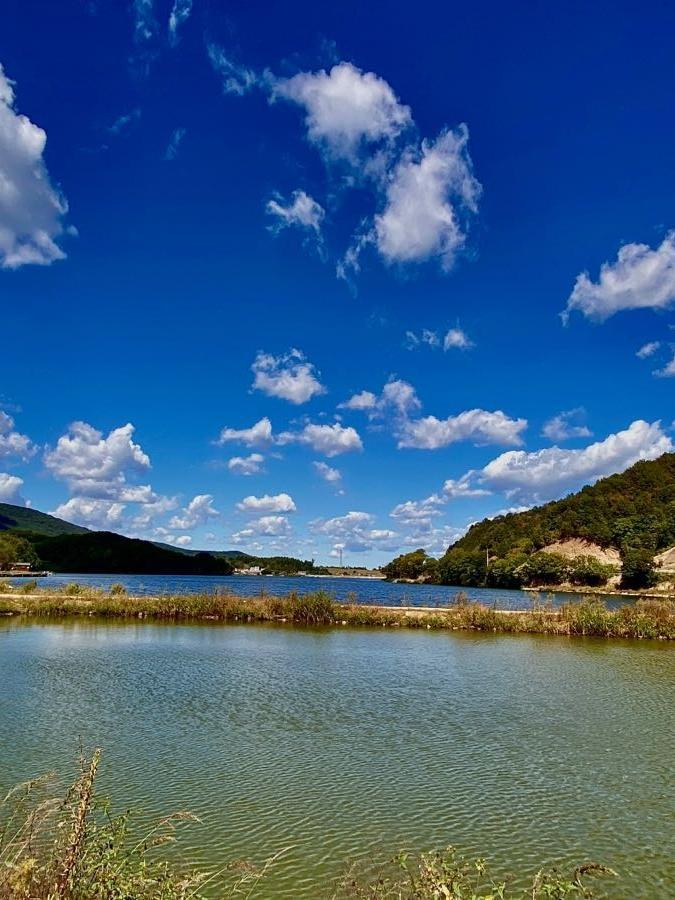
#> input picture opencv/images/lake.jpg, 675 x 900 px
$ python extract_contour_demo.py
#> lines starting #> are read from the running program, lines starting #| are printed output that depends on the picture; after the words box and inside, x2 and y2 are one past the last pixel; in counts of white or black regions, pixels touching at a corner belong together
import cv2

# 1.读取原始彩色图片
img = cv2.imread('images/lake.jpg')
#> img is the input picture: shape (900, 675, 3); mean B, G, R 132.4, 95.6, 61.3

if img is None:
    print("读取图片失败，请检查图片路径是否正确")
    exit()

# 2.彩色图片转换为灰度图，减少计算量
gray_img = cv2.cvtColor(img, cv2.COLOR_BGR2GRAY)
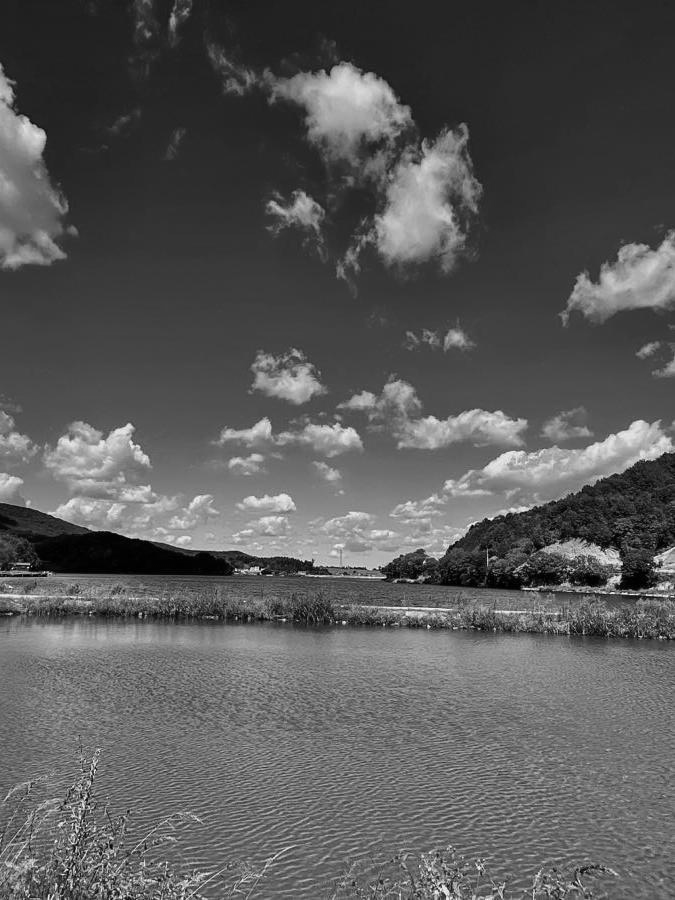
#> gray_img: shape (900, 675); min 0, max 249, mean 89.5

# 3.进行滤波降噪，采用双边滤波
gray_img = cv2.bilateralFilter(gray_img, 9, 75, 75)

# 4.图片二值化处理，采用自适应阈值处理
gray_img = cv2.adaptiveThreshold(gray_img, 255, cv2.ADAPTIVE_THRESH_MEAN_C, cv2.THRESH_BINARY, 11, 2)
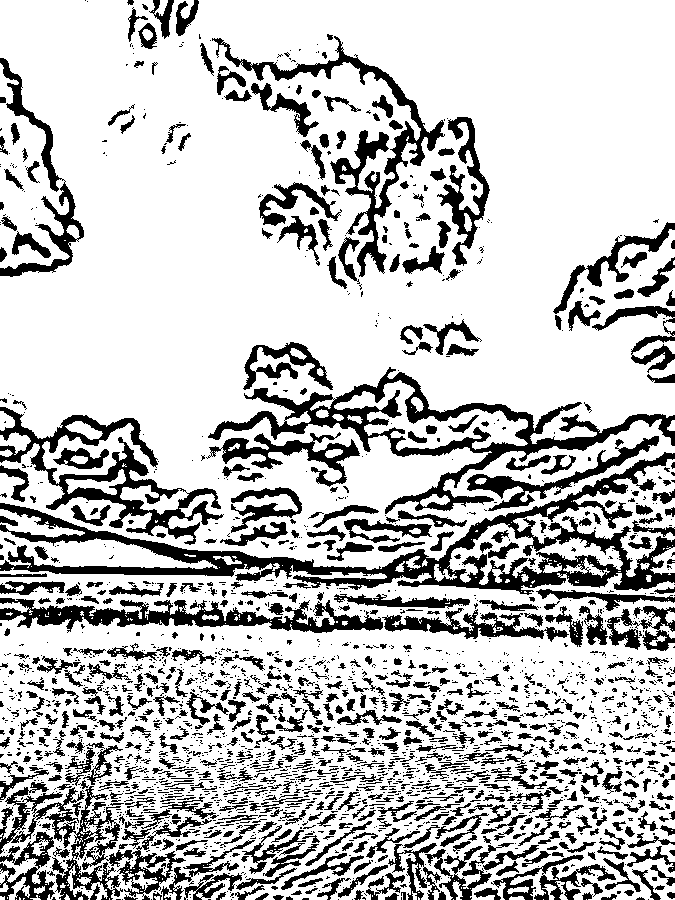
#> gray_img: shape (900, 675); 76% white; 2409 black regions (1702 under 20 px), largest, box (x1, y1, x2, y2) and area: (0, 452, 675, 595) 17124, (208, 367, 675, 514) 10503, (0, 407, 224, 545) 6750

# 5-1.形态学优化，定义结构元素
kernel = cv2.getStructuringElement(cv2.MORPH_RECT, (5, 5))
# 5-2.形态学优化，进行开运算
gray_img = cv2.morphologyEx(gray_img, cv2.MORPH_OPEN, kernel)
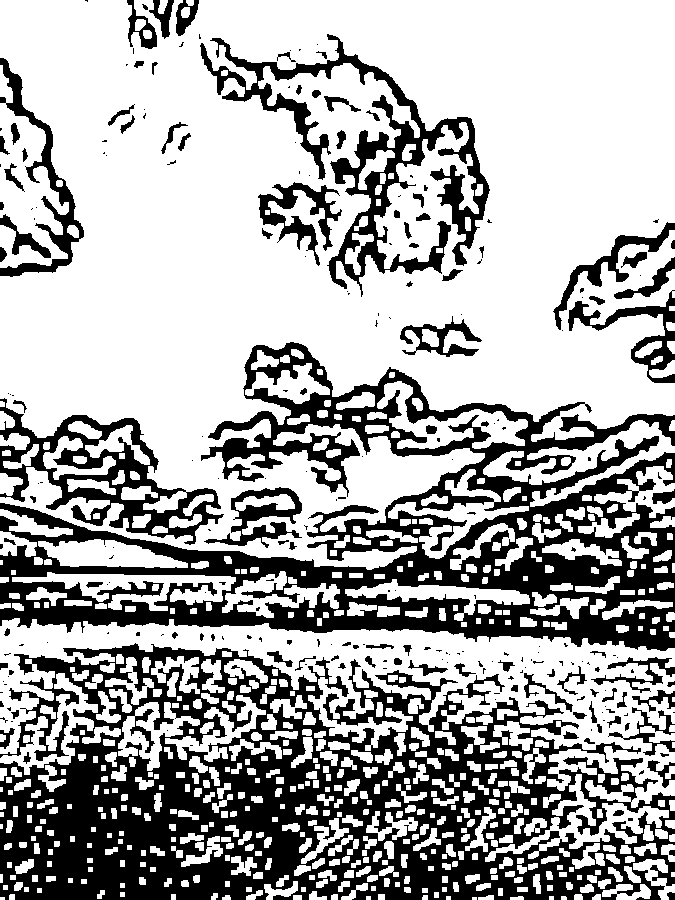
#> gray_img: shape (900, 675); 67.1% white; 254 black regions (149 under 20 px), largest, box (x1, y1, x2, y2) and area: (0, 643, 675, 900) 87338, (0, 342, 675, 651) 65918, (200, 34, 490, 297) 13672

# 6.边缘检测，采用Canny边缘检测
gray_img = cv2.Canny(gray_img, 50, 150)
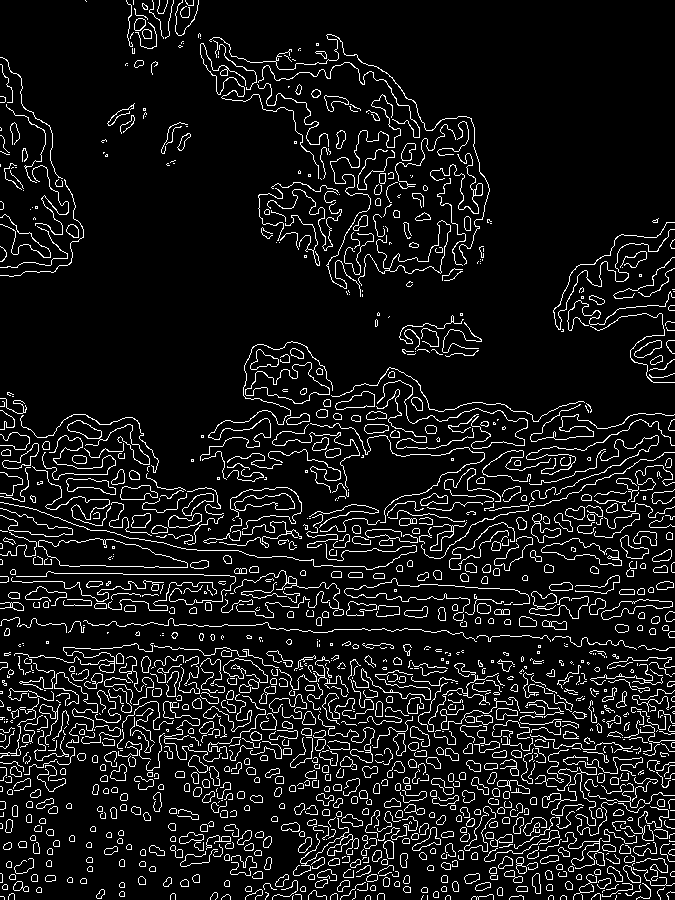
#> gray_img: shape (900, 675); 8.8% white in thin lines or dots

# 7.轮廓查找。只查找外层轮廓，并只存储关键轮廓点
contours, hierarchy = cv2.findContours(gray_img, cv2.RETR_EXTERNAL, cv2.CHAIN_APPROX_SIMPLE)
#> contours = 1302 contours, 879 with area under 20; largest, box (x1, y1, x2, y2) and area: (38, 538, 188, 568) 2780, (245, 362, 330, 404) 1637, (541, 538, 622, 566) 974, (358, 220, 451, 286) 940, (230, 487, 302, 530) 608

# 8.复制原图作为绘制画布。保留原图不被修改
draw_img = img.copy()

# 9.筛选轮廓，只绘制有效轮廓
for contour in contours:
    # 计算轮廓周长
    perimeter = cv2.arcLength(contour, False)
    if perimeter > 200:
        # 10.绘制有效轮廓，颜色使用红色，线宽为2像素
        cv2.drawContours(draw_img, [contour], -1, (0, 0, 255), 2)
#> this loop made 1302 passes
#> perimeter on passes 1 to 3: 9.83, 6.83, 21.9
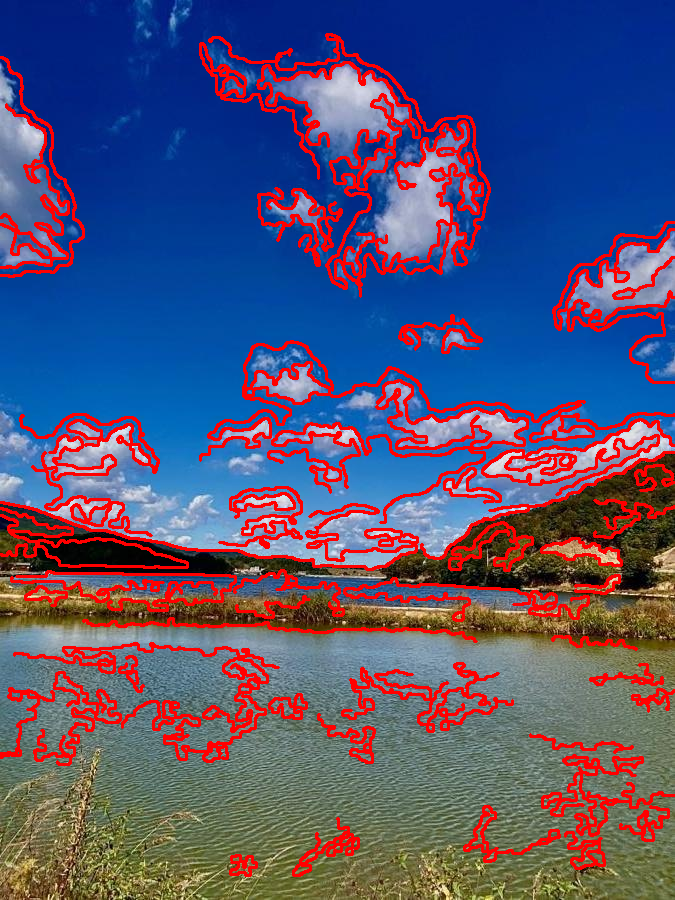
#> draw_img: shape (900, 675, 3); 12.69% of pixels changed, all inside (x1, y1, x2, y2) = (0, 33, 675, 877)

# 11.展示处理结果图片
cv2.imshow('processed image', draw_img)
cv2.waitKey(0)
cv2.destroyAllWindows()
